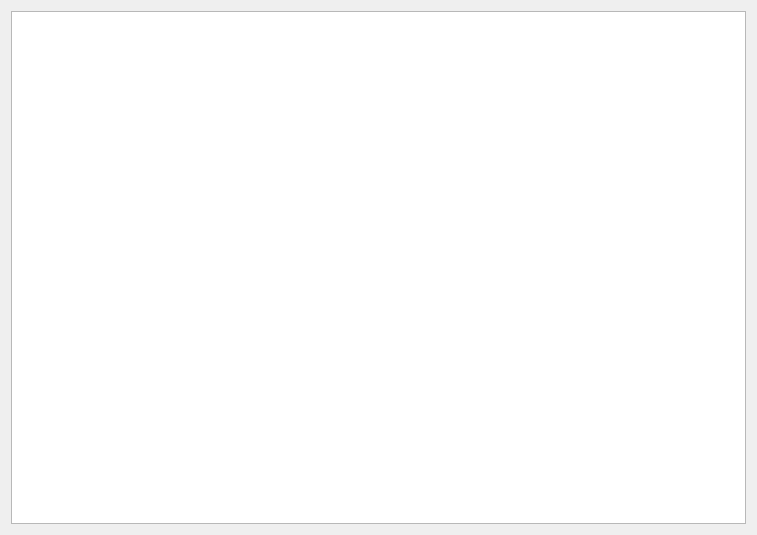
<?xml version="1.0" encoding="UTF-8"?>
<ui version="4.0">
 <class>MyFiles</class>
 <widget class="QWidget" name="MyFiles">
  <property name="geometry">
   <rect>
    <x>0</x>
    <y>0</y>
    <width>757</width>
    <height>535</height>
   </rect>
  </property>
  <property name="windowTitle">
   <string>Form</string>
  </property>
  <layout class="QVBoxLayout" name="verticalLayout">
   <item>
    <widget class="QListWidget" name="listWidget"/>
   </item>
  </layout>
 </widget>
 <resources/>
 <connections/>
</ui>
